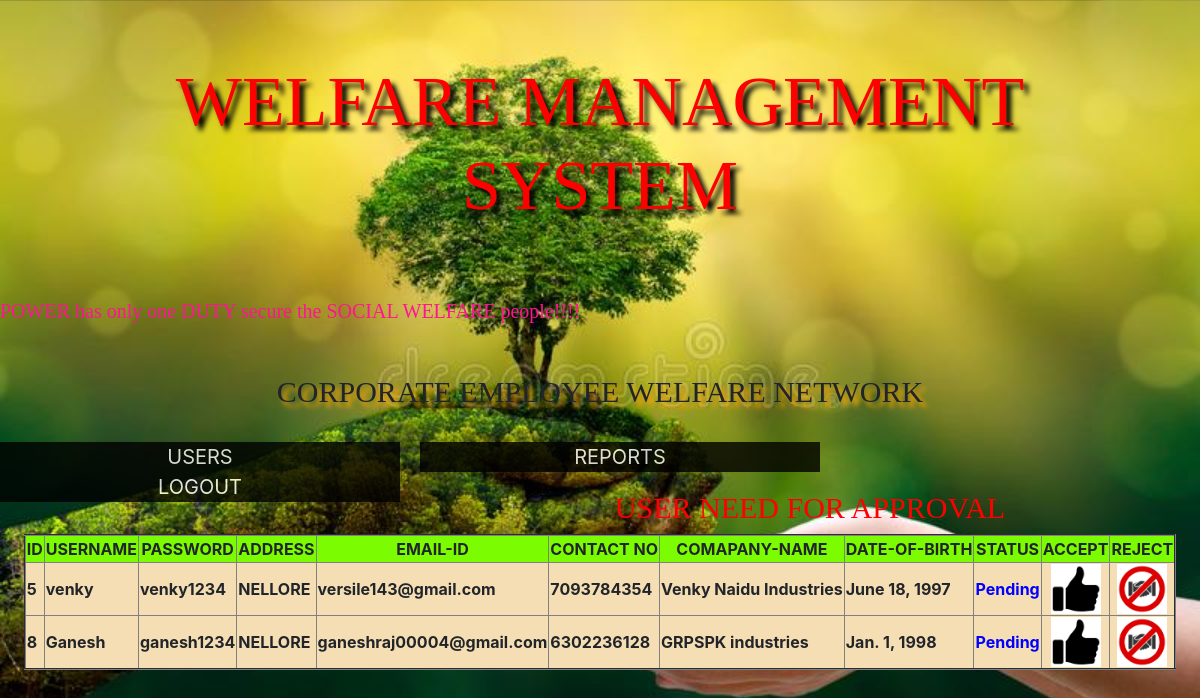
/approval_users/ (signed in), run on the app's committed database.
### app/models.py (models this page shows)
class Userregistrationmodel(models.Model):
    username=models.CharField(max_length=20)
    password=models.CharField(max_length=20)
    address=models.CharField(max_length=40)
    email=models.EmailField()
    contactno=models.IntegerField(unique=True)
    companyname=models.CharField(max_length=20)
    date_of_birth=models.DateField()
    status=models.CharField(max_length=20,default=False)

### app/views.py (the view)
# urls.py: path('approval_users/',views.approval_users,name='approval_users'),
def approval_users(request):
    return render(request,"approval_users.html",{"data":Userregistrationmodel.objects.filter(status='pending')})

### templates/approval_users.html (shortened to what this page needs)
<!doctype html>
{% load static %}
<html lang="en">
  <head>
    <link rel="stylesheet" href="https://stackpath.bootstrapcdn.com/bootstrap/4.3.1/css/bootstrap.min.css">
<link rel="stylesheet" href="{% static 'css/apprvl.css' %}">
      <link rel="stylesheet" href="{% static 'css/adm 2.css' %}">
  </head>
  <body>
     <h1 style="font-family: Algerian;font-size: 70px;color: red;text-align: center;padding: 60px;text-shadow: 5px 5px 5px black">WELFARE MANAGEMENT SYSTEM</h1>
 <marquee><font style="font-family: 'Arial Black';color: deeppink;font-size: 20px"> POWER has only one DUTY secure the SOCIAL WELFARE people!!!!</font></marquee>
 <br>
 <br>
 <h2 style="font-family:'Arial Black';font-size: 30px;text-shadow: 5px 5px 5px orange;text-align: center">CORPORATE EMPLOYEE WELFARE NETWORK</h2>
 <br>
{% include 'admin_menu.html' %}
<br>
     <br>
     {% if request.session.status %}
     <h2 style="font-family: Algerian;font-size: 30px;color: red;text-align: center"> USER NEED FOR APPROVAL</h2>
     <table align="center" border="2">
         <tr style="background-color: lawngreen;text-align: center">
             <th style="text-align: center">ID</th>
             <th style="text-align: center">USERNAME</th>
             <th style="text-align: center">PASSWORD</th>
             <th style="text-align: center">ADDRESS</th>
             <th style="text-align: center">EMAIL-ID</th>
             <th style="text-align: center">CONTACT NO</th>
             <th style="text-align: center">COMAPANY-NAME</th>
             <th style="text-align: center">DATE-OF-BIRTH</th>
             <th style="text-align: center">STATUS</th>
             <th style="text-align: center">ACCEPT</th>
             <th style="text-align: center">REJECT</th>
         </tr>
         {% for x in data %}
             <tr style="background-color: wheat">
             <th>{{ x.id }}</th>
             <th>{{ x.username }}</th>
             <th>{{ x.password }}</th>
             <th>{{ x.address }}</th>
             <th>{{ x.email }}</th>
             <th>{{ x.contactno }}</th>
             <th>{{ x.companyname }}</th>
             <th>{{ x.date_of_birth }}</th>
             <th style="color: blue">Pending</th>
             <th style="text-align: center"><a href="{% url 'update_data' %}?dname={{ x.username }}">
                 <img src="{% static 'images/approva;.jpg' %}" height="50px">
             </a>
             </th>
             <th style="text-align: center"><a href="{% url 'delete_data' %}?dname={{ x.username }}">
                 <img src="{% static 'images/cancel.jpg' %}" height="50px">
             </a> </th>
             </tr>
         {% endfor %}
     </table>
     {% else %}
       <h3 style="text-align: center;font-size: 20px;font-family: 'Agency FB';color: red">PLEASE DO LOGIN FIRST!!!!!!!!!!</h3>
    {% endif %}
  </body>
</html>

### app/static/css/apprvl.css (style rules this page uses)
body { background-image: url("../images/approval.jpg"); background-size: 100%; }

### data on the page
Userregistrationmodel: id "5", username "venky", password "venky1234", address "NELLORE", email "versile143@gmail.com", contactno "7093784354", companyname "Venky Naidu Industries", date_of_birth "June 18, 1997"
Userregistrationmodel: id "8", username "Ganesh", password "ganesh1234", address "NELLORE", email "ganeshraj00004@gmail.com", contactno "6302236128", companyname "GRPSPK industries", date_of_birth "Jan. 1, 1998"
